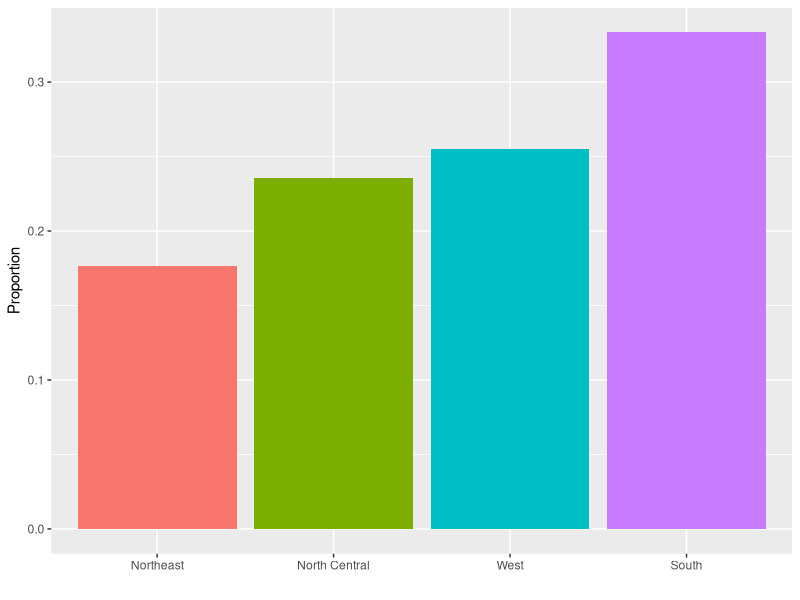
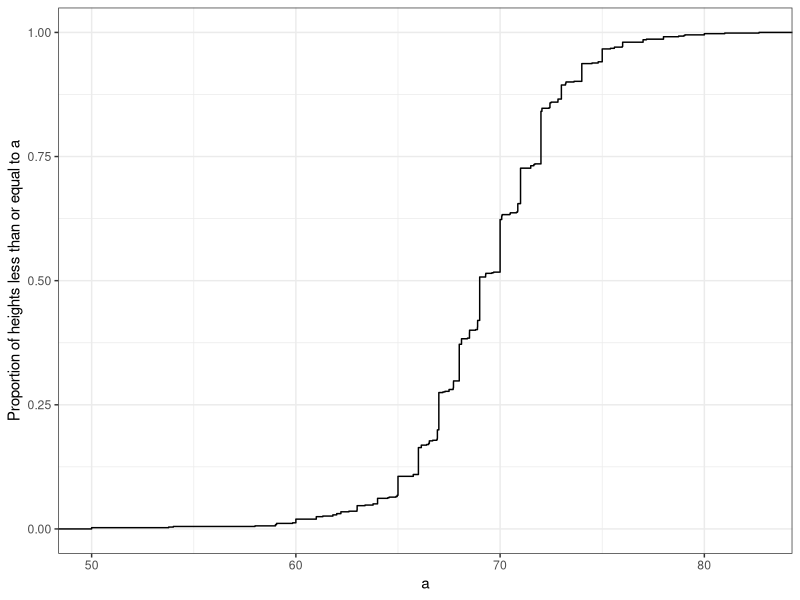
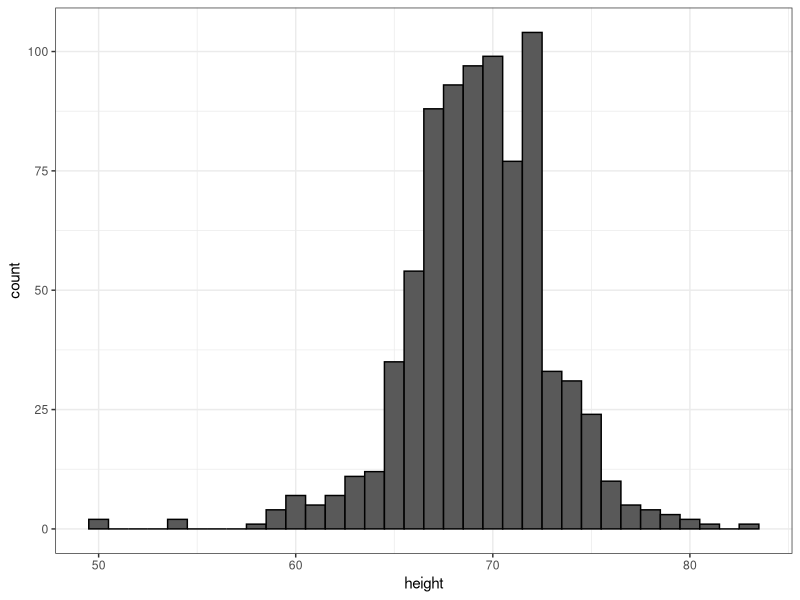
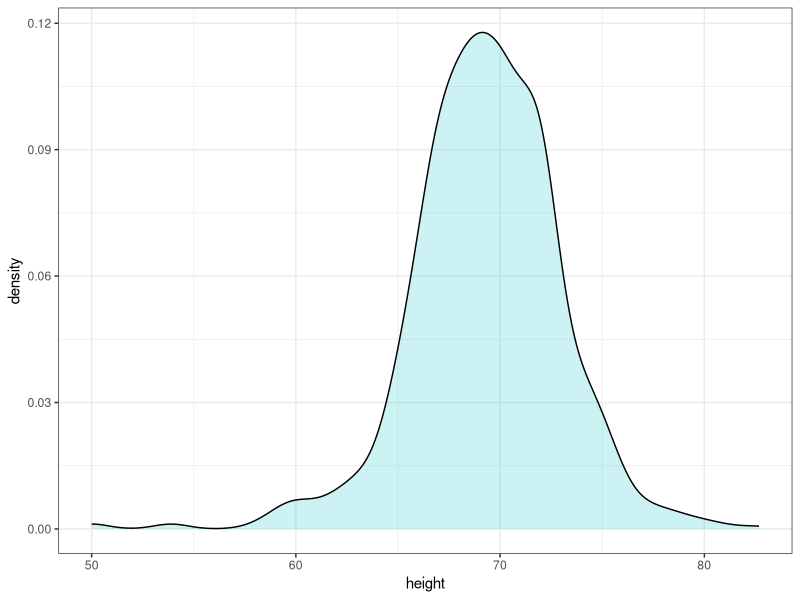
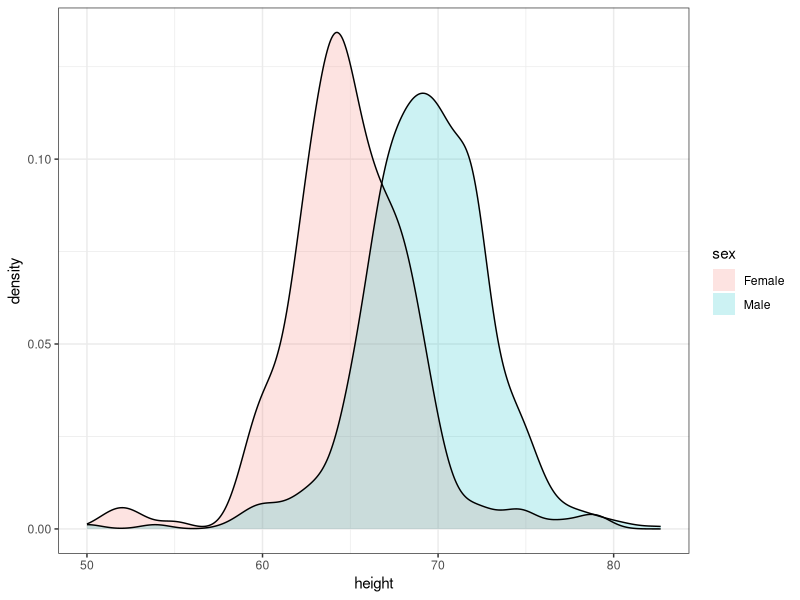
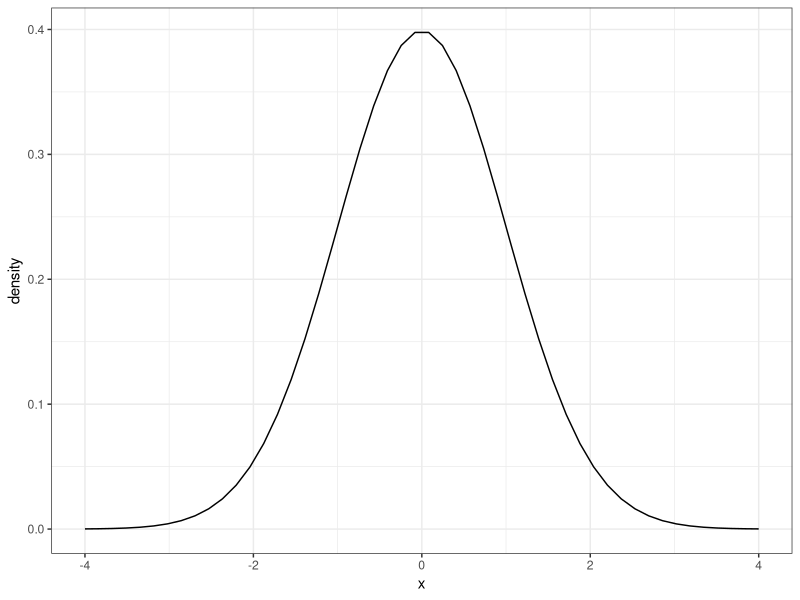
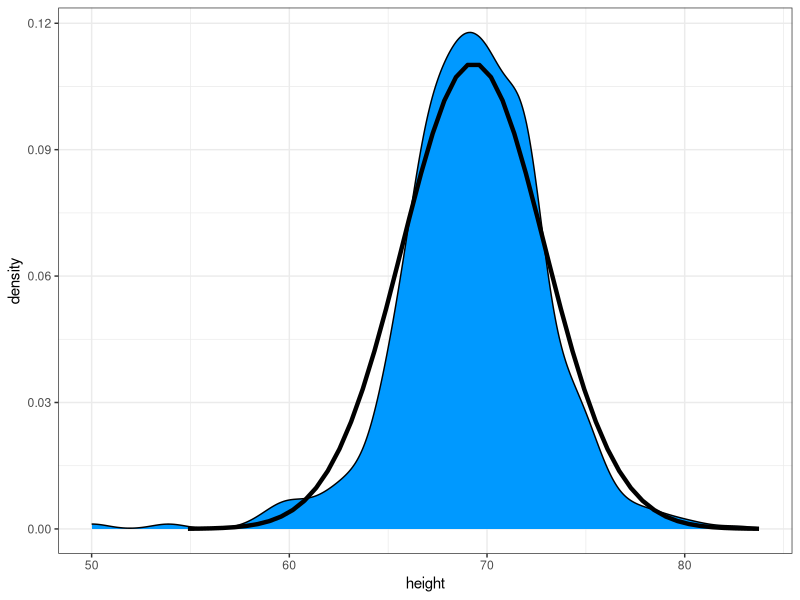
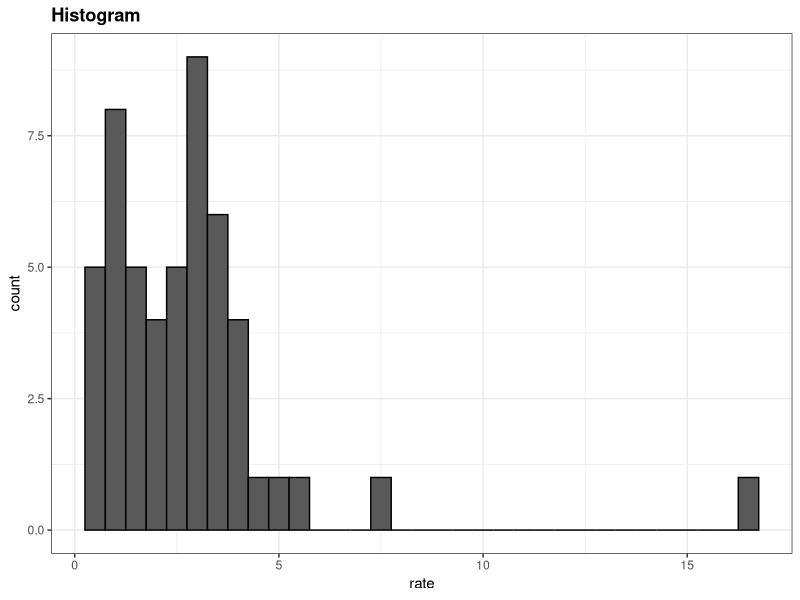

The R script that drew these images, in order:
## ---- chunk 1
library(tidyverse)
library(dslabs)
head(heights)
## ---- chunk 2
prop.table(table(heights$sex))
## ---- chunk 3
murders |> group_by(region) |>
  summarize(n = n()) |>
  mutate(Proportion = n/sum(n), 
         region = reorder(region, Proportion)) |>
  ggplot(aes(x=region, y=Proportion, fill=region)) + 
  geom_bar(stat = "identity", show.legend = FALSE) + 
  xlab("")
## ---- chunk 4
ds_theme_set()
heights |> filter(sex=="Male") |> 
  ggplot(aes(height)) + 
  stat_ecdf() +
  ylab("Proportion of heights less than or equal to a") + 
  xlab("a")
## ---- chunk 5
heights |> 
  filter(sex=="Male") |> 
  ggplot(aes(height)) + 
  geom_histogram(binwidth = 1, color = "black")
## ---- chunk 6
heights |> 
  filter(sex=="Male") |> 
  ggplot(aes(height)) + 
  geom_density(alpha = .2, fill= "#00BFC4", color = 0)  +
  geom_line(stat='density')
## ---- chunk 7
heights |> 
  ggplot(aes(height, fill=sex)) + 
  geom_density(alpha = 0.2, color = 0) +
  geom_line(stat='density')
## ---- chunk 8
m <- 0; s <- 1
norm_dist <- data.frame(x=seq(-4,4,len=50)*s + m) |> mutate(density=dnorm(x, m, s))
norm_dist |> ggplot(aes(x,density)) + geom_line()
## ---- chunk 9
index <- heights$sex == "Male"
x <- heights$height[index]
## ---- chunk 10
m <- sum(x) / length(x)
## ---- chunk 11
s <- sqrt(sum((x - m)^2) / length(x))
## ---- chunk 12
m <- mean(x)
s <- sd(x)
c(average = m, sd = s)
## ---- chunk 13
norm_dist <- data.frame(x = seq(-4, 4, len = 50)*s + m) |> 
  mutate(density = dnorm(x, m, s))

heights |> filter(sex == "Male") |> ggplot(aes(height)) +
  geom_density(fill = "#0099FF") +
  geom_line(aes(x, density),  data = norm_dist, lwd = 1.5) 
## ---- chunk 14
murders <- murders |> mutate(rate = total/population*100000)
murders |> ggplot(aes(x = rate)) + geom_histogram(binwidth = 0.5, color = "black") + ggtitle("Histogram")
## ---- chunk 15
murders |> ggplot(aes("", rate)) + geom_boxplot() +
  coord_cartesian(xlim = c(0, 2)) + xlab("")
## ---- chunk 16
heights |> ggplot(aes(x = sex, y = height, fill = sex)) +
  geom_boxplot()
## ---- chunk 17
heights |> filter(sex == "Female") |>
  ggplot(aes(height)) +
  geom_density(fill = "#F8766D") 
## ---- chunk 18
heights |> filter(sex == "Female") |> 
  slice_min(height, n = 5) |>
  pull(height)
## ---- chunk 19
library(tidyverse)
library(dslabs)
ds_theme_set()
tab <- gapminder |> filter(year == 2010) |> group_by(continent) |> select(continent, population)  
tab |> ggplot(aes(x = continent, y = population/10^6)) + 
  geom_boxplot() + 
  scale_y_continuous(trans = "log10", breaks = c(1,10,100,1000)) + ylab("Population in millions")
